Frame 1 (no input): blank canvas, image omitted
Frame 60 (no input): blank canvas, image omitted
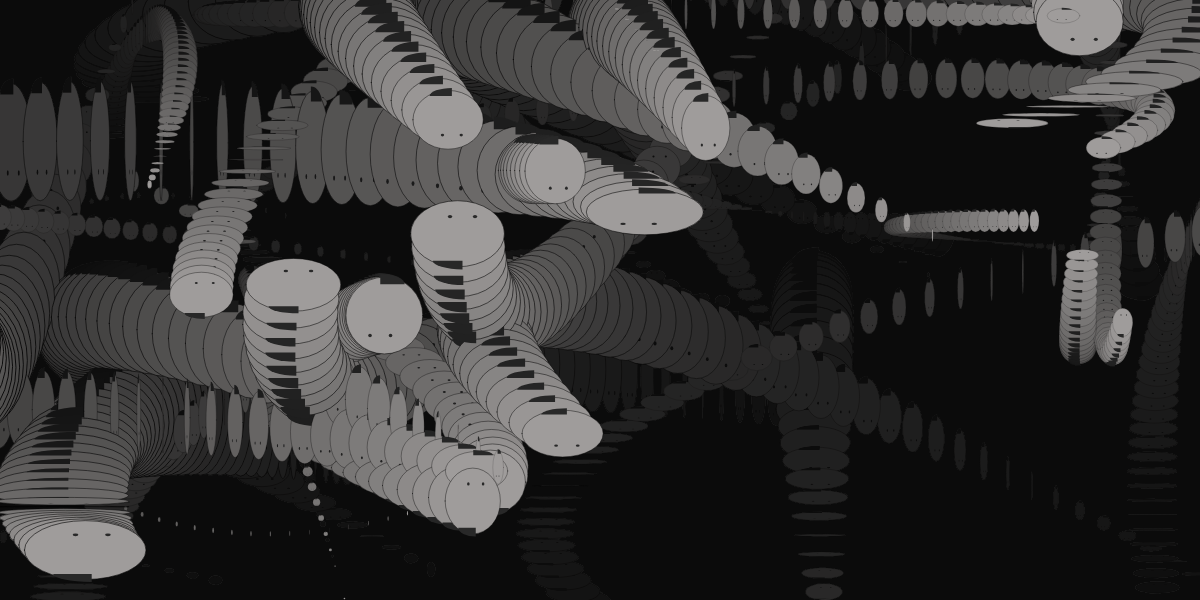
Frame 120 (the mouse pressed at the canvas centre since frame 60)

The p5.js sketch whose frames 1 and 60 were blank and that drew this single picture after the mouse press (run headless with seeded random() and noise() and a simulated clock; from frame 60 on, the mouse is pressed at the canvas centre):

// p5.js sketch
// ── sketch.js
let smileys = [];
let t = 0;

function setup(){
    createCanvas( windowWidth, 600 );

    // create a bunch of random, sine movement smileys
    for (var i = 0; i < 70; i++) {

        // add new smiley objs to the array
        smileys.push(
            {
                period: { x: random(80, 160), y: random(80, 160) },
                maxSize: random(1),
                maxDist: {
                    x: random(width/2),
                    y: random(height/2)
                },
                pos: {
                    x: random(width),
                    y: random(height)
                }
            } // ← end smiley obj
        ); // end array push
    } // end for loop
}

function draw() {
    // set the background to 'white'
    background(0, 0, 0, 10 );

    // determine the number of smileys to draw in the array
    // based on mouse position
    // i.e. left=0 - right=all
    let numToDraw = map( mouseX, 0, width, 0, smileys.length );
    for ( let i = 1; i < numToDraw; i++ ) {
        // draw the smileys
        drawSmiley( smileys[i], t );
    }

    // increment time for the sine wave functions
    t++;

}

/* Draw the Smiley */
function drawSmiley( smiley, time ) {
    // determine the value of individual sine wave functions
    let x = sinePos( smiley.period.x, time );
    let y = sinePos( smiley.period.y, time );

    let pos_x = x * smiley.maxDist.x + smiley.pos.x;
    let pos_y = y * smiley.maxDist.y + smiley.pos.y;

    // draw a smiley based on object data
    smileyFace(
        pos_x,
        pos_y,
        x * smiley.maxSize,
        y * smiley.maxSize
    );
}


/* SMILEY FACE FUNCTION */
function smileyFace( pos_x, pos_y, scale_x, scale_y ) {
    push(); // ← Begin sandbox

    // 1. scale and position smiley face
    translate( pos_x, pos_y );
    scale( scale_x, scale_y );

    // 2. draw smiley face
    stroke( 0 );
    fill('rgba(159, 156, 155, 1)');
    ellipse( 8, 24, 150 );
    noStroke();
    fill( 40, 255 );
    arc( 0, 85, 95, 40, 0, HALF_PI );
    ellipse( -20, -15, 7 );
    ellipse( 20, -15, 7 );

    pop(); // ← End sandbox
}


/* sine function */
function sinePos( timeScale, time ) {
    let val = sin( TWO_PI * time/timeScale );
    return val;
}
